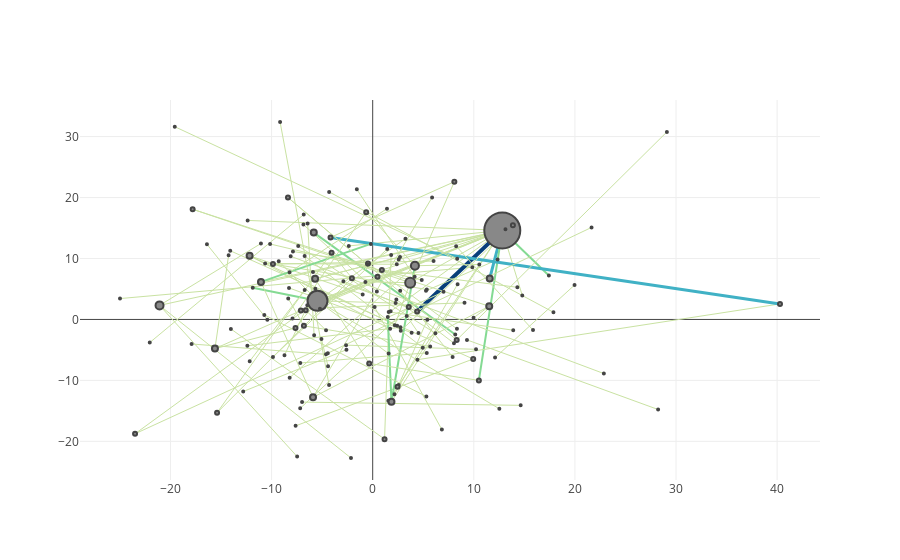

Notebook source saved alongside this figure:
### Markdown cell above
## b)

### Code cell
plotNetwork(hashtagGraph)
